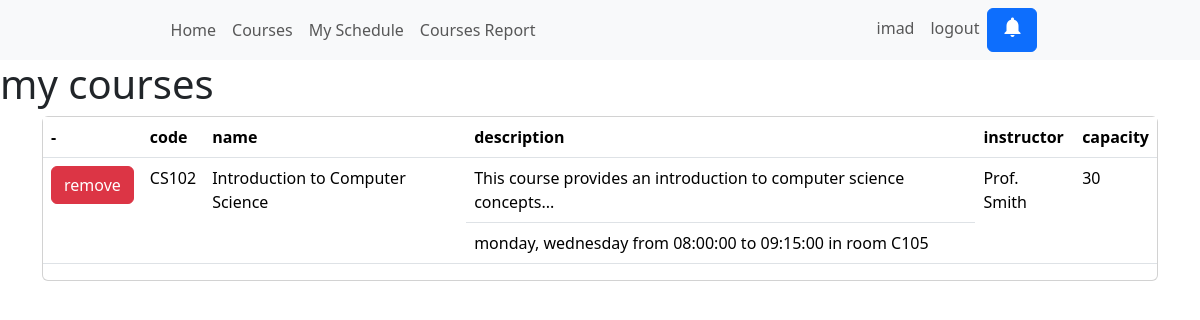
Page /student_courses/ (signed in) on the committed database.
### courses/models.py (models this page shows, shortened)
class Course(models.Model):
    code = models.CharField(primary_key=True, max_length=20)
    name = models.CharField(max_length=200)
    description = models.TextField()
    pre_requisites = models.ForeignKey('self', on_delete=models.SET_NULL, null=True, blank=True)
    instructor = models.CharField(max_length=100)
    capacity = models.PositiveIntegerField()
    schedule = models.ForeignKey('CourseSchedule', on_delete=models.CASCADE)

class CourseSchedule(models.Model):
    DAYS = (
        ('sunday, tuesday, thursday', 'sunday, tuesday, thursday'),
        ('monday, wednesday', 'monday, wednesday'),
    )
    days = models.CharField(max_length=100, choices=DAYS)
    start_time = models.TimeField()
    end_time = models.TimeField()
    room_number = models.CharField(max_length=100)
    def __str__(self):
        return f"{self.get_days_display()} from {self.start_time} to {self.end_time} in room {self.room_number}"

### courses/views.py (the view)
# urls.py: path('student_courses/', views.student_courses, name='student_courses'),
@login_required
def student_courses(request):
    user_id = request.user.id
    try:
        student = Student.objects.get(user_id=user_id)
    except Student.DoesNotExist:
        messages.warning(request, 'Please complete your student registration to view your courses.')
        return redirect('add_student')
    student_courses_list = StudentRegistration.objects.filter(student = student)
    courses = []
    for reg in student_courses_list:
        courses.append(reg.course)
    return render(request, 'student_courses.html', {'courses': courses})

### courses/templates/student_courses.html (shortened to what this page needs)
{% extends "main.html" %}
{% block content %}
<h1>my courses</h1>
<div class="container">
    <div class="card">
        <table class="table">
            <thead>
                <tr>
                    <th>-</th>
                    <th>code</th>
                    <th>name</th>
                    <th>description</th>
                    <th>instructor</th>
                    <th>capacity</th>
                </tr>
            </thead>
            <tbody>
                {% for course in courses %}
                <tr>
                    <td rowspan="2"><a class="btn btn-danger" href="{% url "unreg_course" course.code %}">remove</a></td>
                    <td rowspan="2">{{course.code}}</td>
                    <td rowspan="2">{{course.name}}</td>
                    <td>{{course.description}}</td>
                    <td rowspan="2">{{course.instructor}}</td>
                    <td rowspan="2">{{course.capacity}}</td>
                </tr>
                <tr>
                    <td>
                        {{course.schedule}}
                    </td>
                </tr>
                {% endfor %}
            </tbody>
        </table>
    </div>
</div>
{% endblock content %}

### courses/templates/navbar.html (shortened to what this page needs)
<nav class="navbar navbar-expand-lg navbar-light bg-light">
  <div class="collapse navbar-collapse justify-content-around" id="navbarSupportedContent">
    <ul class="navbar-nav mr-auto">
      <li class="nav-item active">
        <a class="nav-link" href="{% url "home" %}">Home</a>
      </li>
      <li class="nav-item">
        <a class="nav-link" href="{% url "courses" %}">Courses</a>
      </li>
      <li class="nav-item">
        <a class="nav-link" href="{% url "student_courses" %}">My Schedule</a>
      </li>
      <li class="nav-item">
        <a class="nav-link" href="{% url "course_enrollment_report" %}">Courses Report</a>
      </li>
    </ul>
    <ul class="navbar-nav mr-auto">
      <li class="nav-item">
        <a class="nav-link" href="#">{{user.username}}</a>
      </li>
      {% if user.is_authenticated %}
      <li class="nav-item">
        <a class="nav-link" href="{% url "logout" %}">logout</a>
      </li>
      <a class="btn btn-primary" href="{% url "notifications" %}">
        <i class="material-icons">notifications</i>
      </a>
      {% endif %}
    </ul>
  </div>
</nav>

### rows in the picture
Course: code "CS102", name "Introduction to Computer Science", description "This course provides an introduction to computer science concepts...", instructor "Prof. Smith", capacity "30", schedule "monday, wednesday from 08:00:00 to 09:15:00 in room C105"

### other values in the picture
{{ user.username }} "imad"
